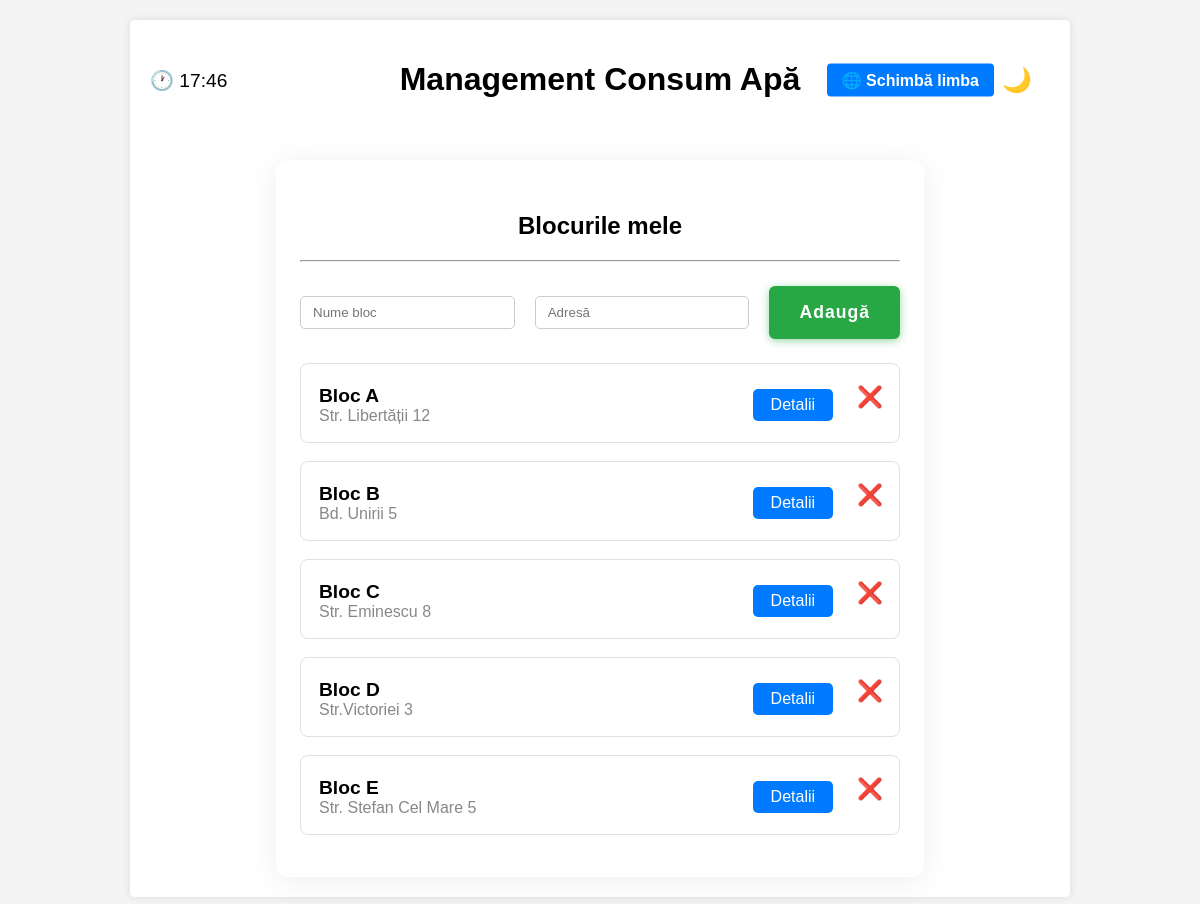
/blocuri (signed in), run on the app's committed database.
### tables this page shows
CREATE TABLE blocks (
            id INTEGER PRIMARY KEY AUTOINCREMENT,
            name TEXT NOT NULL,
            address TEXT NOT NULL
        );

### app.py (the view)
@app.route('/blocuri', methods=['GET', 'POST'])
@login_required
def blocuri():
    return manage_blocks()

### app.py (called while the page is built)
@app.context_processor
def inject_language_context():
    return inject_language()

### functions/auth.py (called while the page is built)
def login_required(f):
    @wraps(f)  # Păstrează metadatele funcției originale
    def decorated_function(*args, **kwargs):
        if 'username' not in session:
            return redirect(url_for('login'))
        return f(*args, **kwargs)
    return decorated_function

### functions/blocks.py (called while the page is built, shortened)
def manage_blocks():
    try:
        blocks = get_blocks()
        return render_template('template2.html', blocks=blocks, language=session.get('language', 'ro'))
    except Exception as e:
        print(f"Eroare la afișare blocuri: {e}")
        return 'A apărut o eroare la afișarea blocurilor.', 500

### functions/database.py (called while the page is built)
def get_blocks():
    conn = sqlite3.connect(DATABASE_PATH)
    cursor = conn.cursor()
    cursor.execute('SELECT id, name, address FROM blocks')
    blocks = [ {'id': row[0], 'name': row[1], 'address': row[2]} for row in cursor.fetchall() ]
    conn.close()
    return blocks

### functions/language.py (called while the page is built)
def inject_language():
    return {'language': session.get('language', 'ro')}

### templates/template2.html (shortened to what this page needs)
{% extends 'layout.html' %}
{% block content %}
<div class="block-list-container" style="max-width:600px;margin:40px auto 0 auto;padding:32px 24px 24px 24px;background:#fff;border-radius:12px;box-shadow:0 4px 32px #0001;">
    <h2 style="text-align:center;">{{ 'Blocurile mele' if language == 'ro' else 'My Buildings' }}</h2>
    <hr style="margin:18px 0 24px 0;">
    <form id="add-block-form" method="POST" style="display:flex;gap:10px;justify-content:center;margin-bottom:24px;">
        <input type="text" name="block_name" placeholder="{{ 'Nume bloc' if language == 'ro' else 'Block name' }}" required style="padding:8px 12px;border:1px solid #ccc;border-radius:5px;">
        <input type="text" name="block_address" placeholder="{{ 'Adresă' if language == 'ro' else 'Address' }}" required style="padding:8px 12px;border:1px solid #ccc;border-radius:5px;">
        <button type="submit" style="background-color:#28a745; color:white; border:none; border-radius:6px; padding:12px 30px; cursor:pointer; font-size:1.1em; font-weight:bold; box-shadow:0 2px 8px #28a74577; letter-spacing:1px;">{{ 'Adaugă' if language == 'ro' else 'Add' }}</button>
    </form>
    <ul id="block-list" style="list-style:none;padding:0;">
    {% for block in blocks %}
        <li class="block-item" style="margin-bottom:18px;padding:18px 18px 14px 18px;border:1px solid #e0e0e0;border-radius:8px;display:flex;align-items:center;justify-content:space-between;">
            <div>
                <span style="font-size:1.2em;font-weight:bold;">{{ block.name }}</span><br>
                <span style="color:#888;">{{ block.address }}</span>
            </div>
            <div style="display:flex;gap:10px;align-items:center;">
                <a href="{{ url_for('block_detail', block_id=block.id) }}" style="padding:7px 18px;background:#007bff;color:#fff;border-radius:5px;text-decoration:none;font-weight:500;font-size:1em;">{{ 'Detalii' if language == 'ro' else 'Details' }}</a>
                <form method="POST" style="display:inline;">
    <button type="submit" class="delete-block-btn" style="display:inline-block; background:none; border:none; color:#d32f2f; font-size:1.3em; font-weight:bold; position:relative; left:8px; top:2px; cursor:pointer; transition:color 0.2s;" title="{{ 'Șterge blocul' if language == 'ro' else 'Delete block' }}">❌</button>
</form>
            </div>
        </li>
    {% endfor %}
    </ul>
</div>
{% endblock %}

### templates/layout.html (shortened to what this page needs)
<!DOCTYPE html>
<html lang="{{ language }}">
<head>
    <link rel="stylesheet" href="{{ url_for('static', filename='style.css') }}">
</head>
<body>
    <div class="container">
        <div class="header-container" style="display:flex;align-items:center;justify-content:center;position:relative;margin-bottom:20px;">
            <div class="clock" id="romania-clock"></div>
            <div class="title-clock" style="flex:1;text-align:center;">
                <h1>{{ 'Management Consum Apă' if language == 'ro' else 'Water Consumption Management' }}</h1>
            </div>
            <button id="theme-toggle" aria-label="Toggle dark/light mode" style="position:absolute;right:12px;top:50%;transform:translateY(-50%);background:none;border:none;outline:none;cursor:pointer;font-size:1.5em;transition:color 0.2s;z-index:10;">
                <span id="theme-toggle-icon">🌙</span>
            </button>
            {% if 'username' in session %}
            <div style="position:absolute;right:56px;top:50%;transform:translateY(-50%);">
                <a href="{{ url_for('change_language', next=request.full_path) }}" title="{{ 'Schimbă limba' if language == 'ro' else 'Change Language' }}" style="padding:8px 15px;text-decoration:none;color:white;background-color:#007bff;border-radius:4px;font-weight:bold;font-size:1em;">
                    🌐 {{ 'Schimbă limba' if language == 'ro' else 'Change Language' }}
                </a>
            </div>
            {% endif %}
        </div>
        <div>
            {% block content %}{% endblock %}
        </div>
    </div>
</body>
</html>

### static/style.css (style rules this page uses)
body { font-family: Arial, sans-serif; background-color: #f4f4f4; margin: 0; padding: 20px; }
h1 { text-align: center; }
.container { max-width: 900px; margin: auto; background: white; padding: 20px; border-radius: 5px; box-shadow: 0 0 10px rgba(0, 0, 0, 0.1); }
h2 { text-align: center; }
input[type="text"], input[type="password"] { width: 100%; padding: 10px; margin: 10px 0; border: 1px solid #ccc; border-radius: 4px; }
form { display: flex; justify-content: center; margin-bottom: 20px; }
input[type="text"] { padding: 10px; border: 1px solid #ccc; border-radius: 4px; margin-right: 10px; }

### templates/layout.html (style rules this page uses)
.header-container { display: flex; align-items: center; justify-content: center; position: relative; margin-bottom: 20px; }
.clock { font-size: 1.2em; position: absolute; left: 0; top: 50%; transform: translateY(-50%); }
.title-clock { text-align: center; }
body, html { transition: background 0.3s, color 0.3s; }

### data on the page
blocks: name "Bloc A", address "Str. Libertății 12", value "Detalii"
blocks: name "Bloc B", address "Bd. Unirii 5", value "Detalii"
blocks: name "Bloc C", address "Str. Eminescu 8", value "Detalii"
blocks: name "Bloc D", address "Str.Victoriei 3", value "Detalii"
blocks: name "Bloc E", address "Str. Stefan Cel Mare 5", value "Detalii"

### other printed values
{{ 'Schimbă limba' if language == 'ro' else 'Change Language' }} "Schimbă limba"
{{ 'Blocurile mele' if language == 'ro' else 'My Buildings' }} "Blocurile mele"
{{ 'Adaugă' if language == 'ro' else 'Add' }} "Adaugă"
